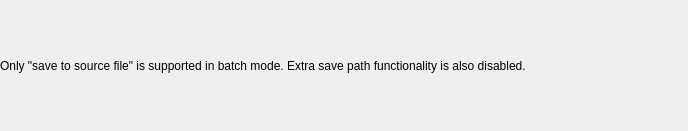
<?xml version="1.0" encoding="UTF-8"?>
<ui version="4.0">
 <class>OtoFileMultipleSaveWidget</class>
 <widget class="QWidget" name="OtoFileMultipleSaveWidget">
  <property name="geometry">
   <rect>
    <x>0</x>
    <y>0</y>
    <width>688</width>
    <height>131</height>
   </rect>
  </property>
  <layout class="QVBoxLayout" name="verticalLayout">
   <property name="leftMargin">
    <number>0</number>
   </property>
   <property name="topMargin">
    <number>0</number>
   </property>
   <property name="rightMargin">
    <number>0</number>
   </property>
   <property name="bottomMargin">
    <number>0</number>
   </property>
   <item>
    <widget class="QLabel" name="label">
     <property name="sizePolicy">
      <sizepolicy hsizetype="Preferred" vsizetype="Expanding">
       <horstretch>0</horstretch>
       <verstretch>0</verstretch>
      </sizepolicy>
     </property>
     <property name="text">
      <string>Only &quot;save to source file&quot; is supported in batch mode. Extra save path functionality is also disabled.</string>
     </property>
     <property name="wordWrap">
      <bool>true</bool>
     </property>
    </widget>
   </item>
  </layout>
 </widget>
 <resources/>
 <connections/>
</ui>
